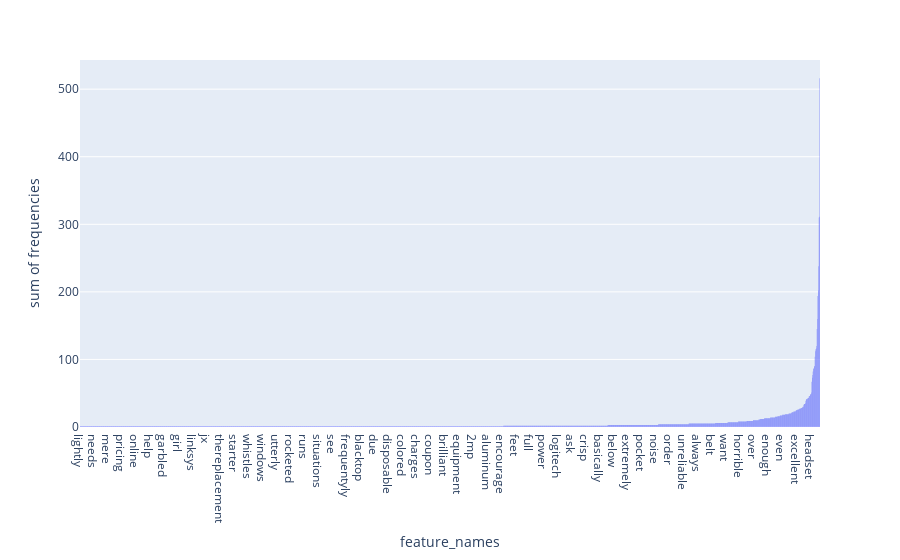

The cell this chart's notebook holds for it:
### Code cell
## We choose the word frequency to show the histogram of each website by right-tail
from sklearn.feature_extraction.text import CountVectorizer

count_vect = CountVectorizer()
X_counts = count_vect.fit_transform(data[data["website"]=="amazon"].sentence) #learn the vocabulary and return document-term matrix
term_frequencies = []
for j in range(0,X_counts.shape[1]):
    term_frequencies.append(sum(X_counts[:,j].toarray()))
tmp_term_frequencies =[]
for k in term_frequencies:
    tmp_term_frequencies.append(k[0])
df = pd.DataFrame({'feature_names': count_vect.get_feature_names()[:], 'frequencies': tmp_term_frequencies[:]})
df = df.sort_values(by='frequencies', ascending=True)
px.histogram(df, x="feature_names", y="frequencies")

### Figure 1 — Plotly figure (JSON) as saved in the notebook; plotly's stock layout.template omitted (floating-point values rounded to 4 significant figures; data arrays with more than 128 entries replaced by an {"elided": "..."} marker saying what was removed)
{"data": [{"alignmentgroup": "True", "bingroup": "x", "histfunc": "sum", "hovertemplate": "feature_names=%{x}<br>sum of frequencies=%{y}<extra></extra>", "legendgroup": "", "marker": {"color": "#636efa"}, "name": "", "offsetgroup": "", "orientation": "v", "showlegend": false, "type": "histogram", "x": {"elided": "1844 str values"}, "xaxis": "x", "y": {"elided": "1844 int values"}, "yaxis": "y"}], "layout": {"barmode": "relative", "legend": {"tracegroupgap": 0}, "margin": {"t": 60}, "xaxis": {"anchor": "y", "domain": [0, 1], "title": {"text": "feature_names"}}, "yaxis": {"anchor": "x", "domain": [0, 1], "title": {"text": "sum of frequencies"}}}}
